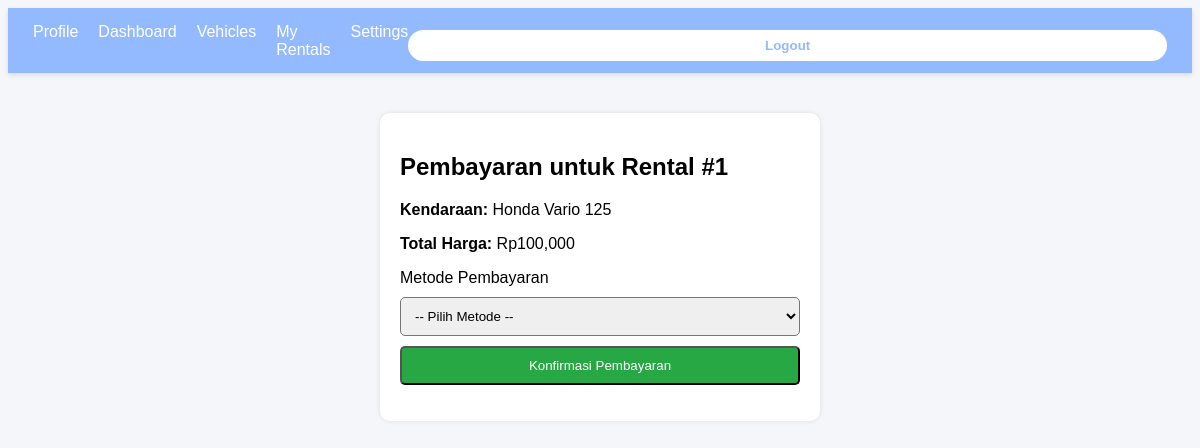
Page /public/cust/pembayaran.php?rental_id=1 (signed in) on the committed database.
### tables this page shows
CREATE TABLE `transaksi` (
  `rental_id` int(11) NOT NULL,
  `id_customer` int(11) NOT NULL,
  `kendaraan_id` int(11) NOT NULL,
  `tanggal_mulai` date NOT NULL,
  `tanggal_selesai` date NOT NULL,
  `total_harga` decimal(12,2) NOT NULL,
  `status_rental` enum('pending','aktif','selesai','dibatalkan') DEFAULT 'pending'
);

CREATE TABLE `kendaraan` (
  `kendaraan_id` int(11) NOT NULL,
  `id_mitra` int(11) NOT NULL,
  `jenis_kendaraan` enum('motor','mobil','lainnya') NOT NULL,
  `merk` varchar(100) NOT NULL,
  `model` varchar(100) NOT NULL,
  `tahun` year(4) DEFAULT NULL,
  `plat_nomor` varchar(20) NOT NULL,
  `harga_sewa_per_hari` decimal(10,2) NOT NULL,
  `status_kendaraan` enum('tersedia','disewa','maintenance') DEFAULT 'tersedia',
  `foto` longblob DEFAULT NULL
);

### app/kendaraan_cust_logic.php (called while the page is built, shortened)
<?php
require_once __DIR__ . '/../config/koneksi.php';
class KendaraanCustomer {
public function getDetailPembayaran($rentalId)
{
    global $conn;
    $sql = "SELECT
                t.*,
                p.pembayaran_id,
                p.metode_pembayaran,
                p.jumlah_bayar,
                p.status_pembayaran,
                k.merk,
                k.model,
                k.harga_sewa_per_hari
            FROM transaksi t
            LEFT JOIN pembayaran p ON t.rental_id = p.rental_id
            JOIN kendaraan k ON t.kendaraan_id = k.kendaraan_id
            WHERE t.rental_id = ?";
    $stmt = $conn->prepare($sql);
    $stmt->bind_param("i", $rentalId);
    $stmt->execute();
    return $stmt->get_result()->fetch_assoc();
}
}

### public/cust/pembayaran.php (the view, shortened to what this page needs)
<?php
include __DIR__ . '/../../app/auth.php';
include __DIR__ . '/../../app/kendaraan_cust_logic.php';
include __DIR__ . '/../navbar.php';
$rentalId = $_GET['rental_id'];
$kendaraan = new KendaraanCustomer();
$detail = $kendaraan->getDetailPembayaran($rentalId);
?>
<!DOCTYPE html>
<html lang="id">
<head>
</head>
<body>
<div class="box">
    <h2>Pembayaran untuk Rental #<?= $rentalId ?></h2>
    <p><strong>Kendaraan:</strong> <?= $detail['merk'] . " " . $detail['model'] ?></p>
    <p><strong>Total Harga:</strong> Rp<?= number_format($detail['total_harga']) ?></p>
    <form method="POST">
        <label>Metode Pembayaran</label><br>
        <select name="metode_pembayaran" required>
            <option value="">-- Pilih Metode --</option>
        </select>
        <button type="submit" style="background:#28a745; color:white;">Konfirmasi Pembayaran</button>
    </form>
</div>
</body>
</html>

### public/cust/pembayaran.php (style rules this page uses)
body { font-family: Arial; background:#f4f6f9; }
.box { width: 400px; margin: 40px auto; padding: 20px; background:white; border-radius:10px; box-shadow:0 0 5px rgba(0,0,0,0.1); }
select, button { width:100%; padding:10px; border-radius:5px; margin-top:10px; }

### rows in the picture
transaksi: kendaraan.merk "Honda", kendaraan.model "Vario 125", total_harga "100,000"

### other values in the picture
$rentalId "1"
